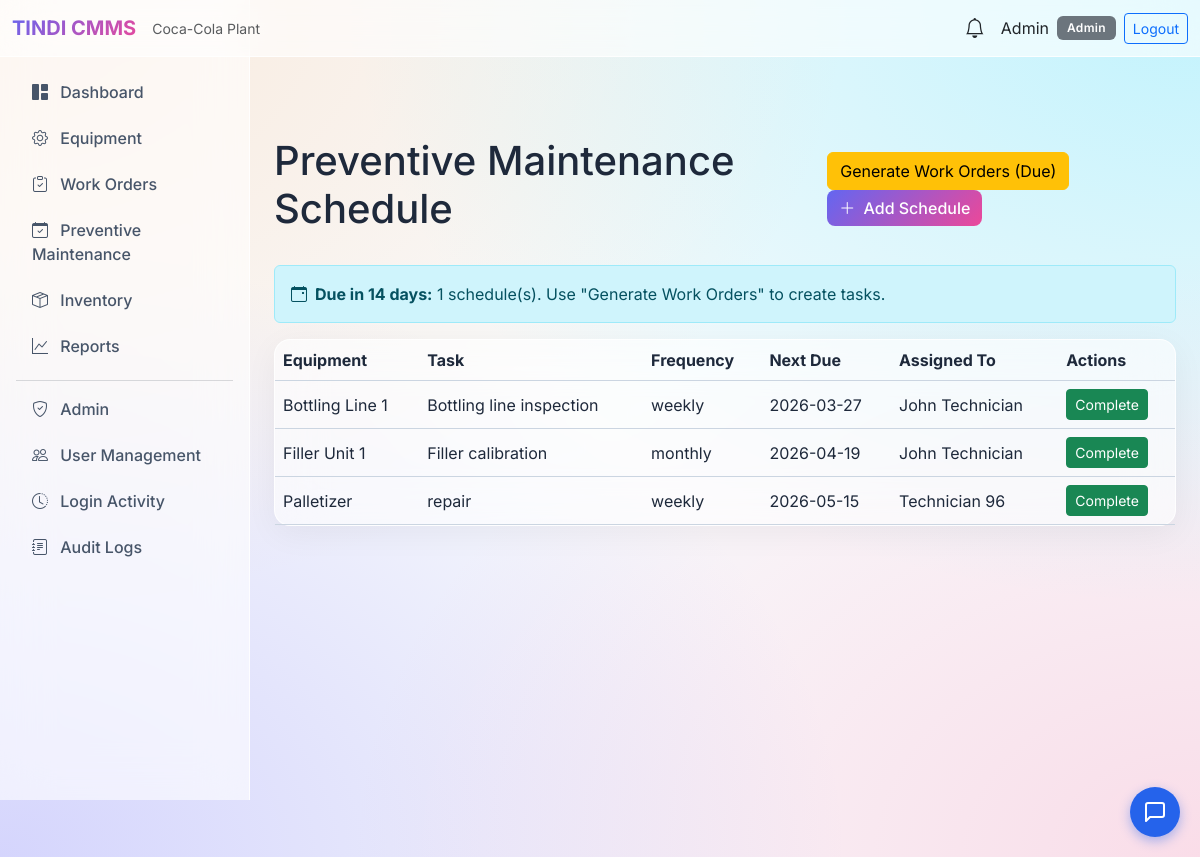
/maintenance (signed in), run on the app's committed database.
### tables this page shows
CREATE TABLE users (
    id INTEGER PRIMARY KEY AUTOINCREMENT,
    name TEXT NOT NULL,
    email TEXT UNIQUE NOT NULL,
    password_hash TEXT NOT NULL,
    role TEXT NOT NULL CHECK(role IN ('Admin', 'Maintenance Manager', 'Technician', 'Store Manager')),
    is_active INTEGER DEFAULT 1,
    created_at TIMESTAMP DEFAULT CURRENT_TIMESTAMP,
    updated_at TIMESTAMP DEFAULT CURRENT_TIMESTAMP
, last_login TIMESTAMP, password TEXT);

CREATE TABLE maintenance_schedule (
    id INTEGER PRIMARY KEY AUTOINCREMENT,
    equipment_id INTEGER NOT NULL,
    task_name TEXT NOT NULL,
    frequency TEXT NOT NULL CHECK(frequency IN ('daily', 'weekly', 'biweekly', 'monthly', 'quarterly', 'annually')),
    next_due_date TEXT NOT NULL,
    last_completed_date TEXT,
    assigned_to INTEGER,
    is_active INTEGER DEFAULT 1,
    notes TEXT,
    created_at TIMESTAMP DEFAULT CURRENT_TIMESTAMP,
    FOREIGN KEY (equipment_id) REFERENCES equipment(id) ON DELETE CASCADE,
    FOREIGN KEY (assigned_to) REFERENCES users(id)
);

CREATE TABLE equipment (
    id INTEGER PRIMARY KEY AUTOINCREMENT,
    name TEXT NOT NULL,
    category TEXT NOT NULL,
    location TEXT,
    status TEXT NOT NULL DEFAULT 'active' CHECK(status IN ('active', 'faulty', 'under_maintenance', 'inactive')),
    qr_code TEXT,
    serial_number TEXT,
    purchase_date TEXT,
    last_maintenance_date TEXT,
    notes TEXT,
    created_at TIMESTAMP DEFAULT CURRENT_TIMESTAMP,
    updated_at TIMESTAMP DEFAULT CURRENT_TIMESTAMP
);

### app/routes/maintenance_routes.py (the view)
@maintenance_bp.route('')
@login_required
@role_required('Admin', 'Maintenance Manager')
def list_schedules():
    schedules = get_all()
    due_soon = get_due_soon(14)
    today_plus_14 = (datetime.now() + timedelta(days=14)).strftime('%Y-%m-%d')
    return render_template('maintenance/list.html', schedules=schedules, due_soon=due_soon, today_plus_14=today_plus_14)

### app/models/maintenance_schedule.py (called while the page is built)
def get_all():
    return execute_query(
        """SELECT ms.*, e.name as equipment_name, e.location, u.name as assigned_to_name
           FROM maintenance_schedule ms
           LEFT JOIN equipment e ON ms.equipment_id = e.id
           LEFT JOIN users u ON ms.assigned_to = u.id
           WHERE ms.is_active = 1 ORDER BY ms.next_due_date""",
        fetch_all=True
    )

def get_due_soon(days=7):
    return execute_query(
        """SELECT ms.*, e.name as equipment_name FROM maintenance_schedule ms
           LEFT JOIN equipment e ON ms.equipment_id = e.id
           WHERE ms.is_active = 1 AND ms.next_due_date <= date('now', '+{} days') AND ms.next_due_date >= date('now')
           ORDER BY ms.next_due_date""".format(days),
        fetch_all=True
    )

### app/models/notification.py (called while the page is built)
def get_unread(user_id):
    return execute_query(
        "SELECT * FROM notifications WHERE user_id = ? AND is_read = 0 ORDER BY created_at DESC",
        (user_id,), fetch_all=True
    )

### app/models/user.py (called while the page is built)
def get_by_id(user_id):
    return execute_query(
        "SELECT id, name, email, role, is_active FROM users WHERE id = ?",
        (user_id,), fetch_one=True
    )

### app/routes/auth_routes.py (called while the page is built)
def login_required(f):
    @wraps(f)
    def decorated(*args, **kwargs):
        if 'user_id' not in session:
            flash('Please log in to access this page.', 'warning')
            return redirect(url_for('auth.login'))
        return f(*args, **kwargs)
    return decorated

def role_required(*allowed_roles):
    def decorator(f):
        @wraps(f)
        def decorated(*args, **kwargs):
            if 'user_id' not in session:
                flash('Please log in.', 'warning')
                return redirect(url_for('auth.login'))
            user = get_by_id(session['user_id'])
            if not user or user['role'] not in allowed_roles:
                flash('Access denied. Insufficient permissions.', 'danger')
                return redirect(url_for('main.dashboard'))
            return f(*args, **kwargs)
        return decorated
    return decorator

### database/db.py (called while the page is built)
def get_connection():
    conn = sqlite3.connect(DATABASE)
    conn.row_factory = sqlite3.Row
    conn.execute("PRAGMA foreign_keys = ON")
    return conn

### templates/maintenance/list.html (shortened to what this page needs)
{% extends "base.html" %}
{% block content %}
<div class="d-flex justify-content-between align-items-center mb-4">
    <h1>Preventive Maintenance Schedule</h1>
    <div>
        <a href="{{ url_for('maintenance.generate_work_orders') }}" class="btn btn-warning me-2">Generate Work Orders (Due)</a>
        <a href="{{ url_for('maintenance.add') }}" class="btn btn-primary"><i class="bi bi-plus-lg me-1"></i> Add Schedule</a>
    </div>
</div>
{% if due_soon %}
<div class="alert alert-info mb-3"><i class="bi bi-calendar-event me-2"></i><strong>Due in 14 days:</strong> {{ due_soon | length }} schedule(s). Use "Generate Work Orders" to create tasks.</div>
{% endif %}
<div class="card">
    <div class="table-responsive">
        <table class="table table-dark table-hover mb-0">
            <thead>
                <tr>
                    <th>Equipment</th>
                    <th>Task</th>
                    <th>Frequency</th>
                    <th>Next Due</th>
                    <th>Assigned To</th>
                    <th>Actions</th>
                </tr>
            </thead>
            <tbody>
                {% for s in schedules %}
                <tr>
                    <td>{{ s.equipment_name }}</td>
                    <td>{{ s.task_name }}</td>
                    <td>{{ s.frequency }}</td>
                    <td>{{ s.next_due_date }}</td>
                    <td>{{ s.assigned_to_name or '-' }}</td>
                    <td>
                        <form method="POST" action="{{ url_for('maintenance.complete', sched_id=s.id) }}" class="d-inline">
                            <button type="submit" class="btn btn-sm btn-success">Complete</button>
                        </form>
                    </td>
                </tr>
                {% else %}
                <tr><td colspan="6" class="text-center text-muted">No preventive maintenance schedules.</td></tr>
                {% endfor %}
            </tbody>
        </table>
    </div>
</div>
{% endblock %}

### templates/base.html (shortened to what this page needs)
<!DOCTYPE html>
<html lang="en">
<head>
    <link href="https://cdn.jsdelivr.net/npm/bootstrap@5.3.2/dist/css/bootstrap.min.css" rel="stylesheet">
    <link href="https://cdn.jsdelivr.net/npm/bootstrap-icons@1.11.1/font/bootstrap-icons.css" rel="stylesheet">
</head>
<body>
    {% if current_user %}
    <nav class="navbar navbar-expand-lg navbar-light navbar-custom">
        <div class="container-fluid">
            <a class="navbar-brand brand-gradient fw-bold" href="{{ url_for('main.dashboard') }}">TINDI CMMS</a>
            <span class="text-muted small">Coca-Cola Plant</span>
            <div class="ms-auto d-flex align-items-center">
                <div class="dropdown me-3">
                    <a class="text-dark position-relative" href="#" data-bs-toggle="dropdown" aria-expanded="false" id="notifDropdown">
                        <i class="bi bi-bell{% if notifications and notifications|length > 0 %}-fill{% endif %} fs-5" style="{% if notifications and notifications|length > 0 %}color: #6366f1;{% endif %}"></i>
                    </a>
                </div>
                <span class="text-dark me-2">{{ current_user.name }}</span>
                <span class="badge bg-secondary">{{ current_user.role }}</span>
                <a href="{{ url_for('auth.logout') }}" class="btn btn-outline-primary btn-sm ms-2">Logout</a>
            </div>
        </div>
    </nav>
    <div class="d-flex">
        <aside class="sidebar position-fixed top-0 start-0 vh-100"
            style="width: var(--sidebar-width); padding-top: 56px;">
            <nav class="nav flex-column p-3">
                <a class="nav-link rounded"
                    href="{{ url_for('admin.dashboard') if current_user.role == 'Admin' else url_for('main.dashboard') }}"><i
                        class="bi bi-grid-1x2-fill me-2"></i> Dashboard</a>
                {% if current_user.role in ['Admin', 'Maintenance Manager', 'Technician'] %}
                <a class="nav-link rounded" href="{{ url_for('equipment.list_equipment') }}"><i
                        class="bi bi-gear me-2"></i> Equipment</a>
                {% endif %}
                {% if current_user.role in ['Admin', 'Maintenance Manager', 'Technician'] %}
                <a class="nav-link rounded" href="{{ url_for('work_order.list_work_orders') }}"><i
                        class="bi bi-clipboard-check me-2"></i> Work Orders</a>
                {% endif %}
                {% if current_user.role in ['Admin', 'Maintenance Manager'] %}
                <a class="nav-link rounded" href="{{ url_for('maintenance.list_schedules') }}"><i
                        class="bi bi-calendar-check me-2"></i> Preventive Maintenance</a>
                {% endif %}
                {% if current_user.role in ['Admin', 'Store Manager', 'Maintenance Manager'] %}
                <a class="nav-link rounded" href="{{ url_for('inventory.list_inventory') }}"><i
                        class="bi bi-box-seam me-2"></i> Inventory</a>
                {% endif %}
                {% if current_user.role in ['Admin', 'Maintenance Manager'] %}
                <a class="nav-link rounded" href="{{ url_for('reports.index') }}"><i class="bi bi-graph-up me-2"></i>
                    Reports</a>
                {% endif %}
                {% if current_user.role == 'Admin' %}
                <hr class="border-secondary my-2">
                <a class="nav-link rounded" href="{{ url_for('admin.dashboard') }}"><i
                        class="bi bi-shield-check me-2"></i> Admin</a>
                <a class="nav-link rounded" href="{{ url_for('admin.users') }}"><i class="bi bi-people me-2"></i> User
                    Management</a>
                <a class="nav-link rounded" href="{{ url_for('admin.login_activity') }}"><i
                        class="bi bi-clock-history me-2"></i> Login Activity</a>
                <a class="nav-link rounded" href="{{ url_for('audit.audit_logs') }}"><i
                        class="bi bi-journal-text me-2"></i> Audit Logs</a>
                {% endif %}
            </nav>
        </aside>
        <main class="main-content flex-grow-1 p-4" style="padding-top: 80px !important;">
            {% block content %}{% endblock %}
        </main>
    </div>
    {% else %}
    {% block full_page %}{% endblock %}
    {% endif %}
    {% include 'chatbot_widget.html' %}
</body>
</html>

### templates/base.html (style rules this page uses)
:root { --sidebar-width: 250px; --glass-bg: rgba(255, 255, 255, 0.6); --glass-border: rgba(255, 255, 255, 0.8); --accent-glow: rgba(99, 102, 241, 0.4); }
body { background-color: #f8fafc; background-image: radial-gradient(at 0% 0%, hsla(28,100%,74%,0.25) 0px, transparent 50%), radial-gradient(at 100% 0%, hsla(189,100%,56%,0.25) 0px, transparent 50%), radial-gradient(at 100% 100%, hsla(340,100%,76%,0.25) 0px, transparent 50%), radial-gradient(at 0% 100%, hsla(242,100%,70%,0.25) 0px, transparent 50%); background-attachment: fixed; color: #1e293b; font-family: 'Inter', sans-serif; min-height: 100vh; }
.sidebar { min-height: 100vh; background: var(--glass-bg); backdrop-filter: blur(24px); -webkit-backdrop-filter: blur(24px); border-right: 1px solid var(--glass-border); transition: all 0.3s ease; }
.sidebar .nav-link { color: #475569; border-radius: 8px; margin-bottom: 6px; transition: all 0.3s cubic-bezier(0.4, 0, 0.2, 1); font-weight: 500; }
.main-content { margin-left: var(--sidebar-width); min-height: 100vh; background: transparent; }
.card { background: var(--glass-bg); backdrop-filter: blur(24px); -webkit-backdrop-filter: blur(24px); border: 1px solid var(--glass-border); border-radius: 16px; color: #1e293b; box-shadow: 0 8px 32px rgba(0, 0, 0, 0.05); transition: transform 0.3s ease, box-shadow 0.3s ease; }
.table { color: #1e293b; vertical-align: middle; }
.table-dark { --bs-table-bg: transparent; --bs-table-color: #1e293b; --bs-table-border-color: #cbd5e1; --bs-table-striped-bg: rgba(0, 0, 0, 0.02); --bs-table-striped-color: #1e293b; --bs-table-hover-bg: rgba(0, 0, 0, 0.04); --bs-table-hover-color: #1e293b; color: #1e293b; border-color: #cbd5e1; }
.navbar-custom { background: var(--glass-bg) !important; backdrop-filter: blur(24px); -webkit-backdrop-filter: blur(24px); border-bottom: 1px solid var(--glass-border); z-index: 1030; }
.brand-gradient { background: linear-gradient(135deg, #6366f1 0%, #ec4899 100%); -webkit-background-clip: text; background-clip: text; -webkit-text-fill-color: transparent; text-shadow: none; }
.btn-primary { background: linear-gradient(135deg, #6366f1 0%, #ec4899 100%); border: none; border-radius: 8px; font-weight: 500; color: #ffffff; transition: all 0.3s ease; }
.badge { padding: 6px 10px; border-radius: 6px; font-weight: 600; letter-spacing: 0.3px; }

### data on the page
users: name "Admin", role "Admin"
maintenance_schedule: equipment_name "Bottling Line 1", task_name "Bottling line inspection", frequency "weekly", next_due_date "2026-03-27", name "John Technician"
maintenance_schedule: equipment_name "Filler Unit 1", task_name "Filler calibration", frequency "monthly", next_due_date "2026-04-19", name "John Technician"
maintenance_schedule: equipment_name "Palletizer", task_name "repair", frequency "weekly", next_due_date "2026-05-15", name "Technician 96"

### other printed values
{{ due_soon | length }} "1"
